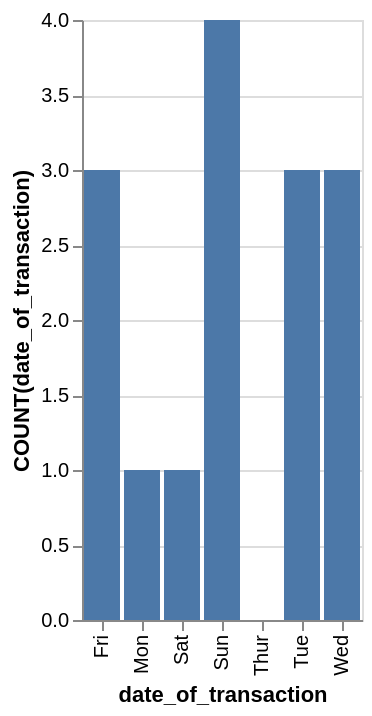

Write the Vega-Lite specification saved for this chart.
### Vega-Lite specification from a JSON file in a GitHub repository (floating-point values rounded to 4 significant figures)
{"data": {"values": [{"x_data": "Mon", "y_data": 1}, {"x_data": "Tue", "y_data": 3}, {"x_data": "Wed", "y_data": 3}, {"x_data": "Thur", "y_data": 0}, {"x_data": "Fri", "y_data": 3}, {"x_data": "Sat", "y_data": 1}, {"x_data": "Sun", "y_data": 4}]}, "mark": "bar", "encoding": {"x": {"field": "x_data", "type": "nominal", "title": "date_of_transaction", "sort": "ascending"}, "y": {"field": "y_data", "type": "quantitative", "title": "COUNT(date_of_transaction)"}}}
